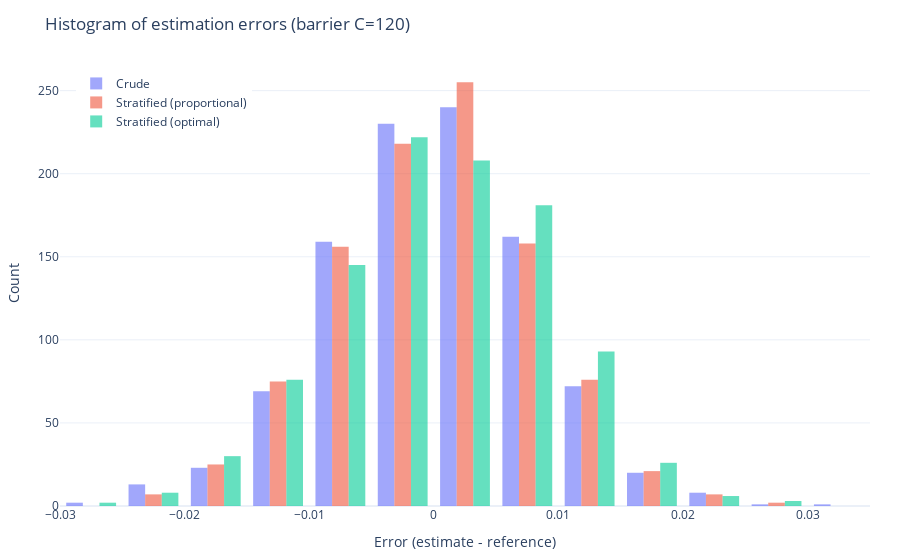

Notebook code cell kept with this figure:
### Markdown cell above
### Barrier C=120

Update file names to show the second barrier.

### Code cell
hist_path = PLOTS_DIR / "barrier_errors_hist_C120.pkl"
box_path = PLOTS_DIR / "barrier_errors_box_C120.pkl"
with hist_path.open("rb") as f:
    hist_fig = pickle.load(f)
hist_fig

### Figure 1 — Plotly figure (JSON) as saved in the notebook; plotly's stock layout.template omitted (floating-point values rounded to 4 significant figures; data arrays with more than 128 entries replaced by an {"elided": "..."} marker saying what was removed)
{"data": [{"name": "Crude", "nbinsx": 30, "opacity": 0.6, "type": "histogram", "x": {"elided": "1000 float values"}}, {"name": "Stratified (proportional)", "nbinsx": 30, "opacity": 0.6, "type": "histogram", "x": {"elided": "1000 float values"}}, {"name": "Stratified (optimal)", "nbinsx": 30, "opacity": 0.6, "type": "histogram", "x": {"elided": "1000 float values"}}], "layout": {"barmode": "group", "legend": {"x": 0.02, "xanchor": "left", "y": 0.98, "yanchor": "top"}, "margin": {"b": 50, "l": 60, "r": 30, "t": 60}, "title": {"text": "Histogram of estimation errors (barrier C=120)"}, "xaxis": {"title": {"text": "Error (estimate - reference)"}}, "yaxis": {"title": {"text": "Count"}}}}
